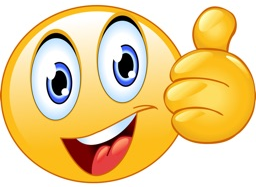
#> input picture level4/thumbs_up.bmp, 256 x 187 px
$ python image_lzw_level4.py
#> lines starting #> are read from the running program, lines starting #| are printed output that depends on the picture
import os
import math
import numpy as np
from PIL import Image


def read_image(image_path):
#> called with image_path = 'level4/thumbs_up.bmp'
    return Image.open(image_path)
#> returned value is the input picture: PIL image 256x187 RGB; mean R, G, B 235.8, 207.1, 145.8


def pil_to_np(img):
    return np.array(img)


def np_to_pil(img_array):
    return Image.fromarray(np.uint8(img_array))


def split_rgb_channels(image_array):
    red = image_array[:, :, 0]
    green = image_array[:, :, 1]
    blue = image_array[:, :, 2]
    return red, green, blue


def merge_rgb_channels(red, green, blue):
    return np.stack([red, green, blue], axis=2)


def flatten_channel(channel_array):
    return channel_array.flatten().tolist()


def reshape_channel(pixel_list, shape):
    return np.array(pixel_list, dtype=np.uint8).reshape(shape)


def save_channel_image(channel_array, output_path):
    np_to_pil(channel_array).save(output_path)


def lzw_encode_channel(pixel_list):
    dict_size = 256
    dictionary = {(i,): i for i in range(dict_size)}

    w = ()
    result = []

    for pixel in pixel_list:
        k = (int(pixel),)
        wk = w + k

        if wk in dictionary:
            w = wk
        else:
            if w:
                result.append(dictionary[w])
            dictionary[wk] = dict_size
            dict_size += 1
            w = k

    if w:
        result.append(dictionary[w])

    code_length = max(9, math.ceil(math.log2(len(dictionary))))
    return result, code_length, len(dictionary)


def lzw_decode_channel(encoded_values):
    dict_size = 256
    dictionary = {i: (i,) for i in range(dict_size)}

    if not encoded_values:
        return []

    first_code = encoded_values[0]
    if first_code not in dictionary:
        raise ValueError("First LZW code is invalid.")

    w = dictionary[first_code]
    decoded_pixels = list(w)

    for k in encoded_values[1:]:
        if k in dictionary:
            entry = dictionary[k]
        elif k == dict_size:
            entry = w + (w[0],)
        else:
            raise ValueError(f"Bad compressed code: {k}")

        decoded_pixels.extend(entry)
        dictionary[dict_size] = w + (entry[0],)
        dict_size += 1
        w = entry

    return decoded_pixels


def int_list_to_binary_string(int_list, code_length):
    return ''.join(format(num, f'0{code_length}b') for num in int_list)


def add_metadata(bitstring, width, height, code_length):
    width_bits = f"{width:016b}"
    height_bits = f"{height:016b}"
    code_length_bits = f"{code_length:08b}"
    return width_bits + height_bits + code_length_bits + bitstring


def pad_encoded_data(encoded_data):
    extra_bits = (8 - (len(encoded_data) % 8)) % 8
    encoded_data += '0' * extra_bits
    padding_info = f"{extra_bits:08b}"
    return padding_info + encoded_data


def get_byte_array(padded_encoded_data):
    if len(padded_encoded_data) % 8 != 0:
        raise ValueError("Encoded data is not padded properly.")

    b = bytearray()
    for i in range(0, len(padded_encoded_data), 8):
        byte = padded_encoded_data[i:i + 8]
        b.append(int(byte, 2))
    return b


def remove_padding(bitstring):
    padding_info = bitstring[:8]
    encoded_data = bitstring[8:]
    extra_padding = int(padding_info, 2)

    if extra_padding != 0:
        encoded_data = encoded_data[:-extra_padding]

    return encoded_data


def extract_metadata(bitstring):
    width = int(bitstring[:16], 2)
    height = int(bitstring[16:32], 2)
    code_length = int(bitstring[32:40], 2)
    remaining_bits = bitstring[40:]
    return width, height, code_length, remaining_bits


def binary_string_to_int_list(bitstring, code_length):
    int_codes = []
    for i in range(0, len(bitstring), code_length):
        chunk = bitstring[i:i + code_length]
        if len(chunk) == code_length:
            int_codes.append(int(chunk, 2))
    return int_codes


def calculate_histogram(channel_array):
    return np.bincount(channel_array.flatten(), minlength=256)


def calculate_probabilities(histogram, total_pixels):
    return histogram / total_pixels


def calculate_entropy(probabilities):
    entropy = 0.0
    for p in probabilities:
        if p > 0:
            entropy -= p * np.log2(p)
    return entropy


def compress_single_channel(channel_array, output_bin_path, channel_name):
    height, width = channel_array.shape
    pixel_list = flatten_channel(channel_array)

    encoded_output, code_length, dictionary_size = lzw_encode_channel(pixel_list)

    bitstring_only_codes = int_list_to_binary_string(encoded_output, code_length)
    full_bitstring = add_metadata(bitstring_only_codes, width, height, code_length)
    padded_bitstring = pad_encoded_data(full_bitstring)
    byte_array = get_byte_array(padded_bitstring)

    with open(output_bin_path, 'wb') as f:
        f.write(bytes(byte_array))

    compressed_size = os.path.getsize(output_bin_path)

    histogram = calculate_histogram(channel_array)
    probabilities = calculate_probabilities(histogram, len(pixel_list))
    entropy = calculate_entropy(probabilities)

    if len(encoded_output) > 0:
        average_code_length = len(bitstring_only_codes) / len(encoded_output)
    else:
        average_code_length = 0.0

    print(f"{channel_name} channel:")
    print("  Shape:", channel_array.shape)
    print("  Encoded output length:", len(encoded_output))
    print("  Dictionary size:", dictionary_size)
    print("  Code length:", code_length)
    print("  Compressed Size:", compressed_size, "bytes")
    print(f"  Entropy: {entropy:.4f} bits/pixel")
    print(f"  Average Code Length: {average_code_length:.4f} bits/code")
    print("  Compressed file saved as:", output_bin_path)

    return compressed_size, entropy, average_code_length


def decompress_single_channel(input_bin_path):
    with open(input_bin_path, 'rb') as f:
        compressed_data = f.read()

    bit_string = ''.join(format(byte, '08b') for byte in compressed_data)
    bit_string = remove_padding(bit_string)

    width, height, code_length, encoded_bits = extract_metadata(bit_string)
    encoded_values = binary_string_to_int_list(encoded_bits, code_length)
    decoded_pixels = lzw_decode_channel(encoded_values)

    expected_pixels = height * width
    if len(decoded_pixels) != expected_pixels:
        raise ValueError(
            f"Decoded pixel count does not match expected channel size. "
            f"Expected {expected_pixels}, got {len(decoded_pixels)}"
        )

    restored_channel = reshape_channel(decoded_pixels, (height, width))
    return restored_channel


if __name__ == "__main__":
    current_directory = os.path.dirname(os.path.realpath(__file__))

    input_path = os.path.join(current_directory, "thumbs_up.bmp")

    red_img_path = os.path.join(current_directory, "thumbs_up_red.bmp")
    green_img_path = os.path.join(current_directory, "thumbs_up_green.bmp")
    blue_img_path = os.path.join(current_directory, "thumbs_up_blue.bmp")
    merged_img_path = os.path.join(current_directory, "thumbs_up_merged.bmp")

    red_bin_path = os.path.join(current_directory, "thumbs_up_red_compressed.bin")
    green_bin_path = os.path.join(current_directory, "thumbs_up_green_compressed.bin")
    blue_bin_path = os.path.join(current_directory, "thumbs_up_blue_compressed.bin")

    restored_path = os.path.join(current_directory, "thumbs_up_restored_color.bmp")

    print("Input path:", input_path)
    print("File exists:", os.path.exists(input_path))

    img = read_image(input_path)
    image_array = pil_to_np(img)

    print("Original image shape:", image_array.shape)
#| Original image shape: (187, 256, 3)

    if len(image_array.shape) != 3 or image_array.shape[2] != 3:
        raise ValueError("Input image is not a color RGB image.")

    red, green, blue = split_rgb_channels(image_array)
#> in split_rgb_channels, `red = image_array[:, :, 0]`:
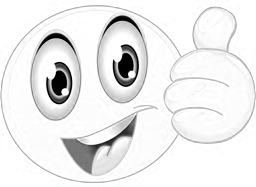
#> red: shape (187, 256); min 0, max 255, mean 235.8
#> in split_rgb_channels, `green = image_array[:, :, 1]`:
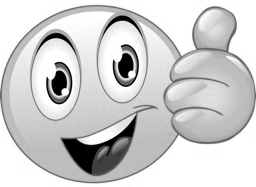
#> green: shape (187, 256); min 0, max 255, mean 207.1
#> in split_rgb_channels, `blue = image_array[:, :, 2]`:
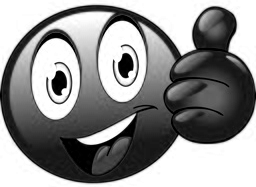
#> blue: shape (187, 256); min 0, max 255, mean 145.8

    # Save separated RGB component images
    save_channel_image(red, red_img_path)
    save_channel_image(green, green_img_path)
    save_channel_image(blue, blue_img_path)

    # Save merged preview image from separated channels
    merged_preview = merge_rgb_channels(red, green, blue)
    np_to_pil(merged_preview).save(merged_img_path)

    red_size, red_entropy, red_avg = compress_single_channel(red, red_bin_path, "Red")
#> in compress_single_channel, `pixel_list = flatten_channel(channel_array)`: pixel_list = 47872 items
#> the loop in lzw_encode_channel, `for pixel in pixel_list:` made 47872 passes
#> (pixel, k, wk, w) on passes 1, 7, 11, 16, 22, 29, 37, 46: (255, (255,), (255,), (255,)), (255, (255,), (255, 255, 255, 255), (255,)), (255, (255,), (255, 255, 255, 255, 255), (255,)), (255, (255,), (255, 255, 255, 255, 255, 255), (255,)), (255, (255,), (255, 255, 255, 255, 255, 255, 255), (255,)), (255, (255,), (255, 255, 255, 255, 255, 255, 255, 255), (255,)), (255, (255,), (255, 255, 255, 255, 255, 255, 255, 255, 255), (255,)), (255, (255,), (255, 255, 255, 255, 255, 255, 255, 255, 255, 255), (255,))
#> (pixel, k, w) on passes 2, 4, 6, 9, 10, 13: (255, (255,), (255,)), (255, (255,), (255,)), (255, (255,), (255, 255, 255)), (255, (255,), (255, 255, 255)), (255, (255,), (255, 255, 255, 255)), (255, (255,), (255, 255, 255))
#> after the loop in lzw_encode_channel, `for pixel in pixel_list:`: dict_size = 15321; dictionary = 15321 items; result = 15065 values, max 15306 at index 15064, min 0 at index 1059, mean 2542.3
#> in lzw_encode_channel, `code_length = max(9, math.ceil(math.log2(len(dictionary))))`: code_length = 14
#> in compress_single_channel, `encoded_output, code_length, dictionary_size = lzw_encode_channel(pixe..`: encoded_output = 15066 values, max 15306 at index 15064, min 0 at index 1059, mean 2542.2; code_length = 14; dictionary_size = 15321
#> in add_metadata, `code_length_bits = f"{code_length:08b}"`: code_length_bits = '00001110'
#> in compress_single_channel, `histogram = calculate_histogram(channel_array)`: histogram = 256 values, max 18167 at index 255, min 1 at index 24, mean 187
#> in compress_single_channel, `probabilities = calculate_probabilities(histogram, len(pixel_list))`: probabilities = 256 values, max 0.379 at index 255, min 2.09e-05 at index 24, mean 0.00391
#> the loop in calculate_entropy, `for p in probabilities:` made 256 passes
#> (p, entropy) on passes 1 to 12: (0.00982, 0.0655), (0.00213, 0.0844), (0.00071, 0.0918), (0.000961, 0.101), (0.000585, 0.108), (0.000439, 0.113), (0.00046, 0.118), (0.000313, 0.121), (0.000334, 0.125), (0.000209, 0.128), (0.000272, 0.131), (0.000188, 0.133)
#> entropy on passes 61 to 66: 0.242, 0.246, 0.249, 0.252, 0.253, 0.256
#> after the loop in calculate_entropy, `for p in probabilities:`: entropy = 4.3
#> in compress_single_channel, `average_code_length = len(bitstring_only_codes) / len(encoded_output)`: average_code_length = 14
#|   Shape: (187, 256)
#|   Encoded output length: 15066
#|   Dictionary size: 15321
#|   Code length: 14
#|   Entropy: 4.3038 bits/pixel
#|   Average Code Length: 14.0000 bits/code
#> red_size = 26372; red_entropy = 4.3; red_avg = 14
    green_size, green_entropy, green_avg = compress_single_channel(green, green_bin_path, "Green")
#> the loop in lzw_encode_channel (call 2), `for pixel in pixel_list:` made 47872 passes
#> (pixel, k, wk, w) on passes 1, 7, 11, 16, 22, 29, 37, 46, 49: (255, (255,), (255,), (255,)), (255, (255,), (255, 255, 255, 255), (255,)), (255, (255,), (255, 255, 255, 255, 255), (255,)), (255, (255,), (255, 255, 255, 255, 255, 255), (255,)), (255, (255,), (255, 255, 255, 255, 255, 255, 255), (255,)), (255, (255,), (255, 255, 255, 255, 255, 255, 255, 255), (255,)), (255, (255,), (255, 255, 255, 255, 255, 255, 255, 255, 255), (255,)), (255, (255,), (255, 255, 255, 255, 255, 255, 255, 255, 255, 255), (255,)), (254, (254,), (255, 255, 255, 254), (254,))
#> the loop in calculate_entropy (call 2), `for p in probabilities:` made 256 passes
#> (p, entropy) on passes 1 to 12: (0.0178, 0.103), (0.00506, 0.142), (0.00351, 0.17), (0.0023, 0.191), (0.00155, 0.205), (0.00102, 0.215), (0.000689, 0.222), (0.00048, 0.228), (0.00046, 0.233), (0.000418, 0.237), (0.000209, 0.24), (0.00023, 0.243)
#> entropy on passes 61 to 66: 0.357, 0.361, 0.373, 0.387, 0.406, 0.419
#|   Shape: (187, 256)
#|   Encoded output length: 18312
#|   Dictionary size: 18567
#|   Code length: 15
#|   Entropy: 5.9572 bits/pixel
#|   Average Code Length: 15.0000 bits/code
    blue_size, blue_entropy, blue_avg = compress_single_channel(blue, blue_bin_path, "Blue")
#|   Shape: (187, 256)
#|   Encoded output length: 19878
#|   Dictionary size: 20133
#|   Code length: 15
#|   Entropy: 6.0962 bits/pixel
#|   Average Code Length: 15.0000 bits/code

    red_restored = decompress_single_channel(red_bin_path)
    green_restored = decompress_single_channel(green_bin_path)
    blue_restored = decompress_single_channel(blue_bin_path)

    restored_color = merge_rgb_channels(red_restored, green_restored, blue_restored)
    np_to_pil(restored_color).save(restored_path)

    original_size = os.path.getsize(input_path)
    total_compressed_size = red_size + green_size + blue_size
    compression_ratio = total_compressed_size / original_size if original_size != 0 else 0

    same = np.array_equal(image_array, restored_color)

    print("\nTotal Results:")
    print("Original Size:", original_size, "bytes")
    print("Total Compressed Size:", total_compressed_size, "bytes")
#| Total Compressed Size: 97991 bytes
    print(f"Compression Ratio (CR): {compression_ratio:.4f}")
#| Compression Ratio (CR): 0.6821
    print("Red component image saved as:", red_img_path)
    print("Green component image saved as:", green_img_path)
    print("Blue component image saved as:", blue_img_path)
    print("Merged preview image saved as:", merged_img_path)
    print("Restored color image saved as:", restored_path)
    print("Original and restored color images are the same:", same)
#| Original and restored color images are the same: True
